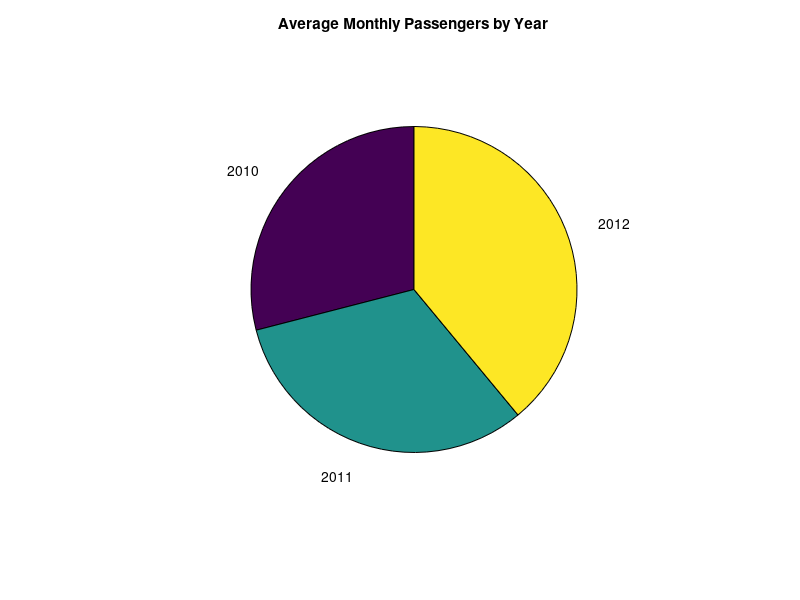
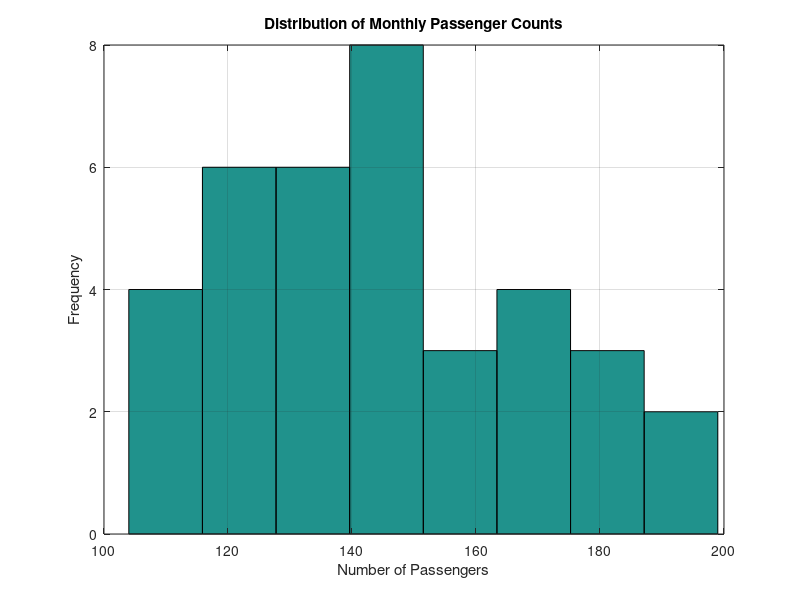

Here is the MATLAB script that generated these plots, in order:
clc;
clear;
close all;

%% Read data from CSV file
data_table = csvread('airline_passengers.csv');

%% Create a structure array
for k = 1:size(data_table, 1)
    index = data_table(k, 1);

    monthly_data(k).year = floor((index - 1) / 12) + 2010;
    monthly_data(k).month = mod(index - 1, 12) + 1;
    monthly_data(k).passengers = data_table(k, 2);
end

%% Find the busiest and quietest months
[~, max_idx] = max([monthly_data.passengers]);
[~, min_idx] = min([monthly_data.passengers]);

busiest_month = monthly_data(max_idx);
quietest_month = monthly_data(min_idx);

fprintf('================ Airline Passenger Statistics ================\n\n');

fprintf('Busiest Month\n');
fprintf('-------------\n');
fprintf('Year       : %d\n', busiest_month.year);
fprintf('Month      : %d\n', busiest_month.month);
fprintf('Passengers : %d\n\n', busiest_month.passengers);

fprintf('Quietest Month\n');
fprintf('--------------\n');
fprintf('Year       : %d\n', quietest_month.year);
fprintf('Month      : %d\n', quietest_month.month);
fprintf('Passengers : %d\n\n', quietest_month.passengers);

%% Calculate the average passenger count for each year
years = [monthly_data.year];
unique_years = unique(years);
years_mean = zeros(1, length(unique_years));

for k = 1:length(unique_years)
    year = unique_years(k);

    months = years == year;
    year_data = monthly_data(months);

    years_mean(k) = mean([year_data.passengers]);
end

%% Pie chart of yearly average passengers
labels = arrayfun(@num2str, unique_years, 'UniformOutput', false);

figure('Name', 'Yearly Average Passengers');
set(gcf, 'Position', [100 100 800 600]);

pie(years_mean, labels);
title('Average Monthly Passengers by Year');
axis equal;

print('yearly_average_passengers.png', '-dpng', '-r150');

%% Histogram of passenger distribution
figure('Name', 'Passenger Distribution');
set(gcf, 'Position', [100 100 800 600]);

hist([monthly_data.passengers], 8);

title('Distribution of Monthly Passenger Counts');
xlabel('Number of Passengers');
ylabel('Frequency');
grid on;

print('passenger_distribution.png', '-dpng', '-r150');

%% Histogram interpretation
fprintf('Histogram Interpretation\n');
fprintf('------------------------\n');
fprintf(['The histogram is not perfectly symmetric. ', ...
         'It appears to be bimodal, suggesting seasonal variations ', ...
         'in passenger traffic. Lower passenger counts occur during ', ...
         'off-peak months, while higher passenger counts are observed ', ...
         'during peak travel seasons.\n']);
